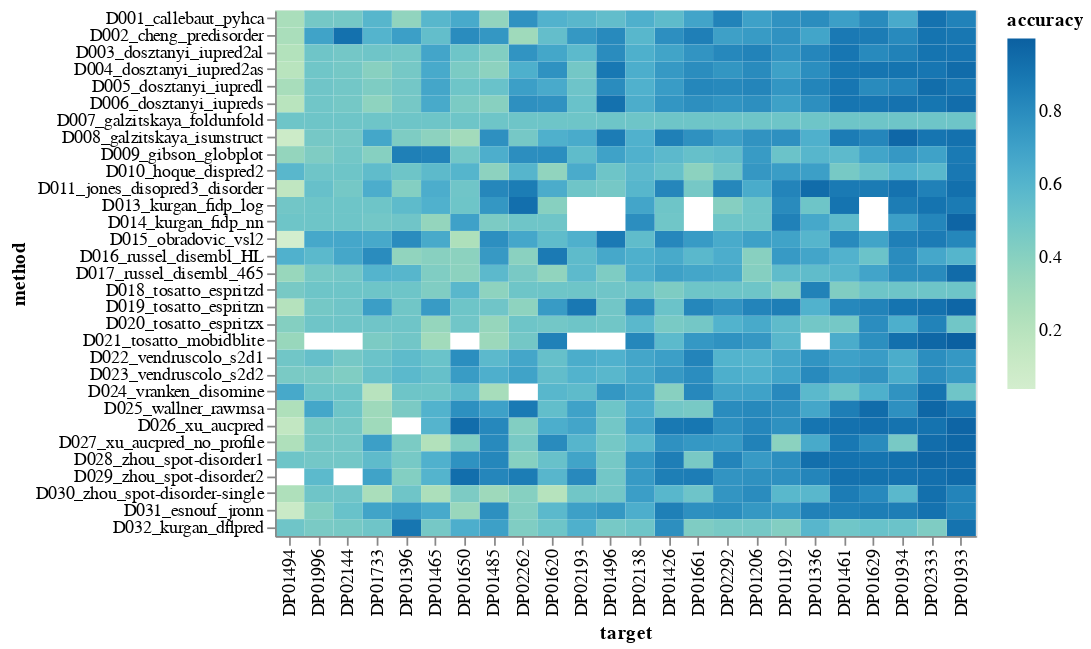

Notebook code cell kept with this figure:
### Code cell
interval = alt.selection_interval()

Chart(pibaf).mark_rect().encode(
    x=alt.X("target", sort=alt.EncodingSortField(
            field="accuracy",  # The field to use for the sort
            op="mean",  # The operation to run on the field prior to sorting
            order="ascending"  # The order to sort in),
    )),
    y=alt.Y("method"),
    color=alt.Color('accuracy', scale=alt.Scale(scheme='greenblue'))
)

### Figure 1 — Vega-Lite specification as saved in the notebook (floating-point values rounded to 4 significant figures; data arrays with more than 128 entries replaced by an {"elided": "..."} marker saying what was removed)
{"$schema": "https://vega.github.io/schema/vega-lite/v2.6.0.json", "config": {"view": {"height": 300, "width": 400}}, "data": {"name": "data-ef9b3ff18e77ebe0be8eea19952fc459"}, "datasets": {"data-ef9b3ff18e77ebe0be8eea19952fc459": {"elided": "744 records"}}, "encoding": {"color": {"field": "accuracy", "scale": {"scheme": "greenblue"}, "type": "quantitative"}, "x": {"field": "target", "sort": {"field": "accuracy", "op": "mean", "order": "ascending"}, "type": "nominal"}, "y": {"field": "method", "type": "nominal"}}, "mark": "rect"}
